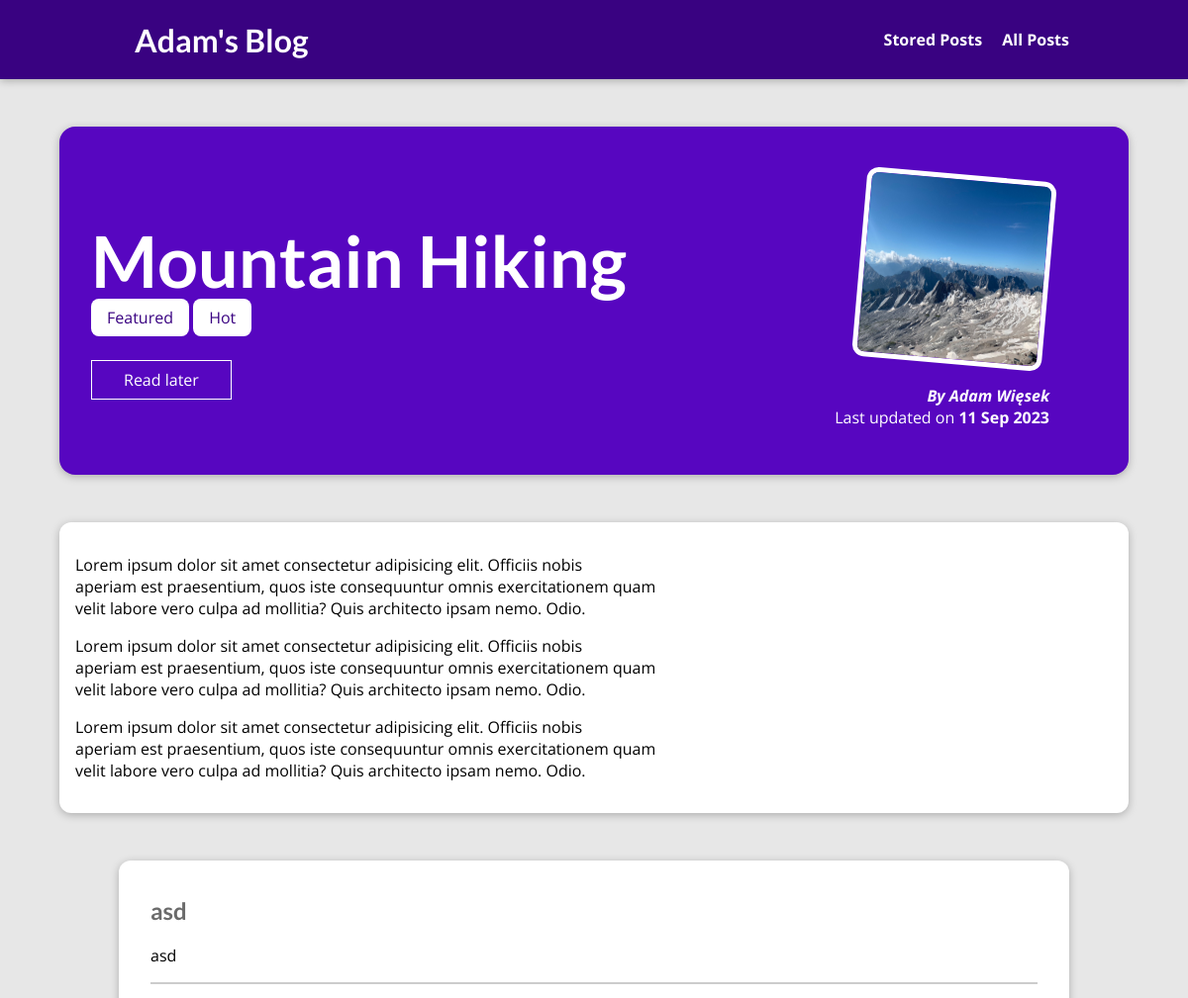
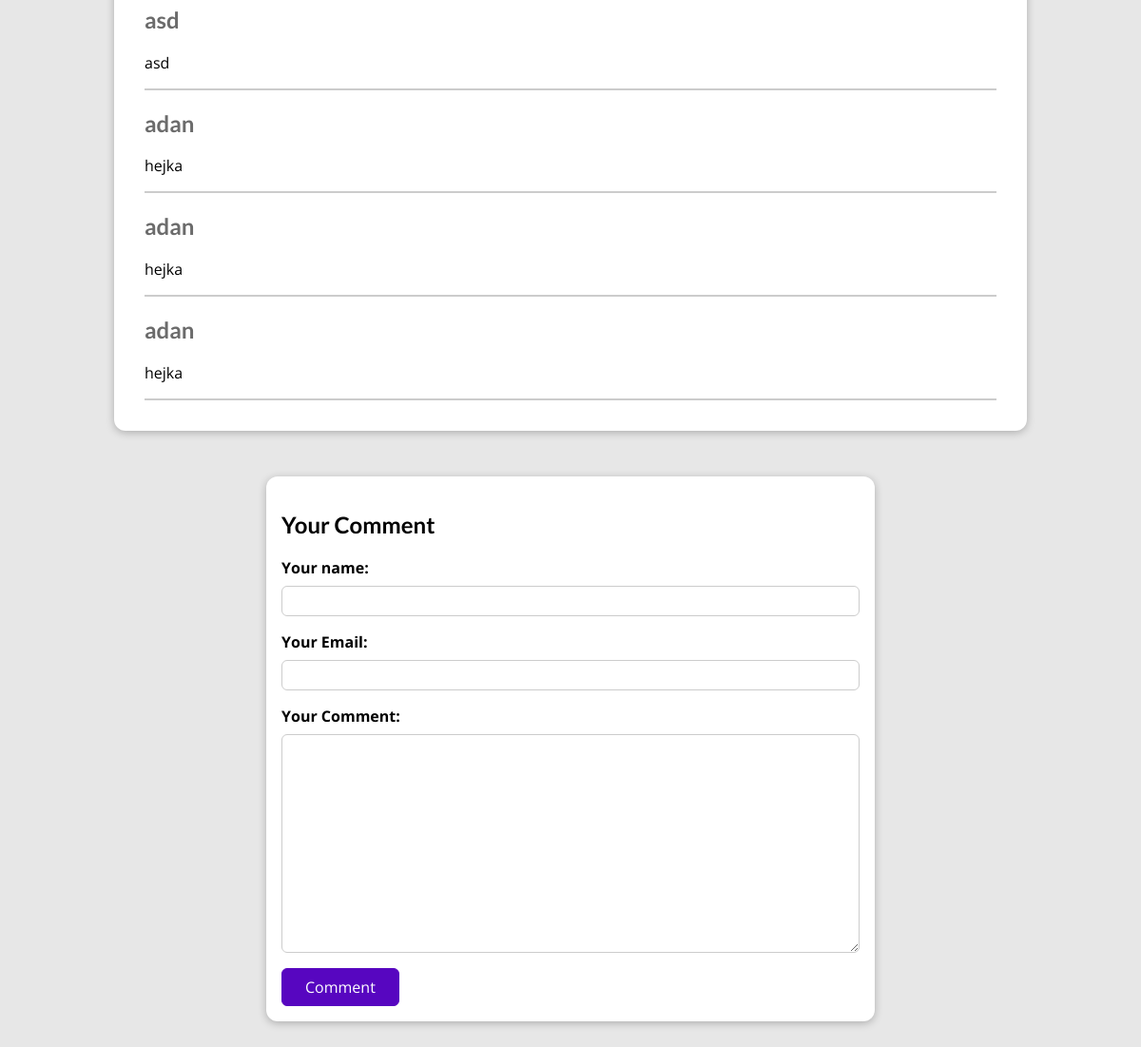
The page /posts/hike-in-the-mountains on the database its author committed (2 pictures, top to bottom).
### blog/models.py (models this page shows, shortened)
class Post(models.Model):
    title=models.CharField(max_length=50)
    excerpt=models.CharField(max_length=200)
    image = models.ImageField(upload_to="posts", null=True)
    date=models.DateField(auto_now=True)
    slug=models.SlugField(unique=True, db_index=True)
    content=models.TextField(validators=[MinLengthValidator(10)])
    author = models.ForeignKey(Author, on_delete=models.SET_NULL, related_name="posts", null=True)
    tag=models.ManyToManyField(Tag)

class Tag(models.Model):
    caption=models.CharField(max_length=50)

class Author(models.Model):
    first_name=models.CharField(max_length=20)
    last_name=models.CharField(max_length=50)
    email=models.EmailField()
    def full_name(self):
        return f"{self.first_name} {self.last_name}"
    def __str__(self):
        return self.full_name()

class Comment(models.Model):
    user_name = models.CharField(max_length=100)
    user_email = models.EmailField()
    text = models.TextField(max_length=400)
    post = models.ForeignKey(Post, on_delete=models.CASCADE, related_name="comments")

### blog/views.py (the view, shortened to what this page needs)
# urls.py: path("posts/<slug:slug>", views.SinglePostView.as_view(), name="post-detail-page"),
class SinglePostView(View):
    def is_stored_post(self,request, post_id):
        stored_posts = request.session.get("stored_posts")
        if stored_posts is not None:
            is_saved_for_later = post_id in stored_posts
        else:
            is_saved_for_later = False
        return is_saved_for_later
    def get(self, request, slug):
        post=Post.objects.get(slug=slug)
        context = {"post": post,
                   "post_tags": post.tag.all(),
                   "comment_form": CommentForm(),
                   "comments": post.comments.all().order_by("-id"),
                   "saved_for_later": self.is_stored_post(request,post.id)}
        return render(request, "blog/post-detail.html", context)

### blog/forms.py
class CommentForm(forms.ModelForm):
    class Meta:
        model = Comment
        exclude = ["post"]
        labels={
            "user_name": "Your name",
            "user_email": "Your Email",
            "text": "Your Comment"
        }

### blog/templates/blog/post-detail.html (shortened to what this page needs)
{% extends "base.html" %}
{% load static %}
{% block css_files%}
    <link rel="stylesheet" href="{% static 'blog/post-detail.css' %}"/>
{% endblock %}
{% block content %}
    <section id="summary">
        <h2>{{post.title}}</h2>
        <div>
            {% for tag in post_tags %}
            <span class="tag">{{tag.caption}}</span>
            {% endfor %}
        </div>
        <div id="read-later">
            <form action="{% url 'read-later' %}" method="POST">
                <button>
                    {% if saved_for_later %}
                        Remove from "Read Later" List
                    {% else %}
                        Read later
                    {% endif %}
                </button>
            </form>
        </div>
        <article>
            <img src="{{ post.image.url }}" alt=" {{post.title}} "/>
            <address>By <a href="mailto:{{post.author.email}}">{{post.author|title}} </a> </address>
            <div>
            Last updated on <time>{{post.date|date:"d M Y"}}<Time>
            </div>
        </article>
    </section>
<main>
    {{post.content|linebreaks}}
</main>
<section id="comments">
    <ul>
        {% for comment in comments %}
        <li>
            <h2>{{comment.user_name}}</h2>
            <p>{{comment.text|linebreaks}}</p>
        </li>
        {% endfor %}
    </ul>
</section>
<section id="comment-form">
    <h2>Your Comment</h2>
    <form action="{% url 'post-detail-page' post.slug %}" method="POST">
        {% for form_field in comment_form %}
        <div class="form-control {% if form_field.errors %}invalid{% endif %}">
            {{ form_field.label_tag }}
            {{ form_field }}
        </div>
        {% endfor %}
        <button>Comment</button>
    </form>
</section>
{% endblock %}

### static/app.css (style rules this page uses)
* { box-sizing: border-box; }
html { font-family: 'Open Sans', 'Lato', sans-serif; }
body { margin: 0; }
h1, h2, h3 { font-family: 'Lato', sans-serif; font-weight: bold; }

### blog/static/blog/post-detail.css (style rules this page uses)
body { background-color: #e7e7e7; }
#summary { margin: 8rem auto 3rem auto; padding: 2rem; width: 90%; max-width: 90rem; border-radius: 16px; background-color: #5706c0; position: relative; box-shadow: 0 2px 8px rgba(0, 0, 0, 0.25); height: 22rem; }
#summary h2 { color: white; font-size: 4.5rem; margin-bottom: 0.25rem; }
#summary article { position: absolute; top: 2rem; right: 3rem; padding: 1rem 2rem; border-radius: 12px; text-align: right; color: white; }
#summary article img { width: 12rem; height: 12rem; border-radius: 12px; transform: rotateZ(5deg); border: 5px solid white; margin-bottom: 1rem; }
#summary address { font-weight: bold; }
#summary a { color: white; text-decoration: none; }
#summary time { font-weight: bold; }
#read-later { margin: 2rem 0; }
#read-later button { background-color: transparent; border: 1px solid white; padding: 0.5rem 2rem; font: inherit; color: white; cursor: pointer; }
main { width: 90%; max-width: 90rem; margin: 3rem auto; background-color: white; padding: 1rem; border-radius: 12px; box-shadow: 0 2px 8px rgba(0, 0, 0, 0.25); }
.tag { background-color: white; color: #390281; padding: 0.5rem 1rem; border-radius: 8px; }
#comment-form { margin: 3rem auto; width: 90%; max-width: 40rem; border-radius: 12px; background-color: white; box-shadow: 0 2px 8px rgba(0, 0, 0, 0.25); padding: 1rem; }
#comment-form button { font: inherit; background-color: #5706c0; color: white; border: 1px solid #5706c0; padding: 0.5rem 1.5rem; border-radius: 6px; cursor: pointer; }
.form-control { margin-bottom: 1rem; }
.form-control label { font-weight: bold; margin-bottom: 0.5rem; display: block; }
.form-control input, .form-control textarea { display: block; width: 100%; font: inherit; padding: 0.25rem; border-radius: 6px; border: 1px solid #ccc; }
#comments { margin: 3rem auto; width: 90%; max-width: 60rem; border-radius: 12px; background-color: white; box-shadow: 0 2px 8px rgba(0, 0, 0, 0.25); padding: 1rem 2rem; }
#comments ul { list-style: none; margin: 0; padding: 0; }
#comments li { margin-bottom: 1rem; border-bottom: 2px solid #ccc; }
#comments h2 { color:#6b6b6b }

### rows shown on the page
Post: title "Mountain Hiking", image (picture), author "Adam Więsek", date "11 Sep 2023", content "Lorem ipsum dolor sit amet consectetur adipisicing elit. Officiis nobis aperiam est praesentium, quos iste consequuntur omnis exercitationem quam velit labore vero culpa ad mollitia? Quis architecto ipsam nemo. Odio. Lorem ipsum dolor sit amet consectetur adipisicing elit. Officiis nobis aperiam est praesentium, quos iste consequuntur omnis exercitationem quam velit labore vero culpa ad mollitia? Quis architecto ipsam nemo. Odio. Lorem ipsum dolor sit amet consectetur adipisicing elit. Officiis nobis aperiam est praesentium, quos iste consequuntur omnis exercitationem quam velit labore vero culpa ad mollitia? Quis architecto ipsam nemo. Odio."
Tag: caption "Featured"
Tag: caption "Hot"
Comment: user_name "asd", text "asd"
Comment: user_name "asd", text "asd"
Comment: user_name "adan", text "hejka"
Comment: user_name "adan", text "hejka"
Comment: user_name "adan", text "hejka"
